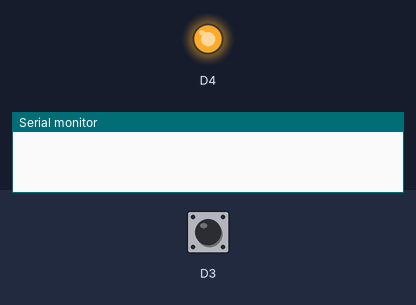
The sketch below on a simulated ESP8266 (NodeMCU). On the bench: output pins drawn as LEDs (lit = HIGH), the last lines printed to the serial monitor. The test bench sets the inputs (shaded band); at power-on: D3 HIGH.

Above: at 1.2 s.
1.3 s: D3 pulled LOW for 3.2 s
At 5.3 s:
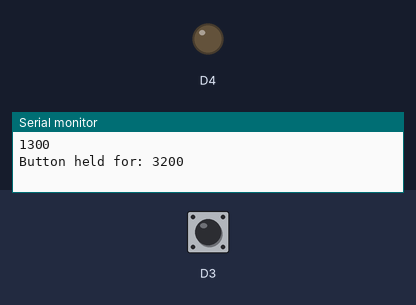
6.0 s: D3 pulled LOW for 0.15 s
At 7.2 s:
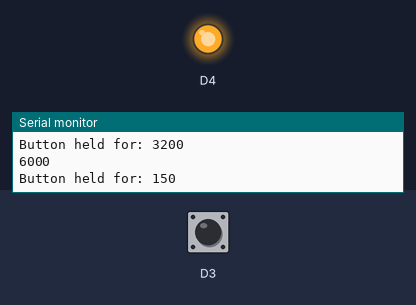
Timing chart, 0 to 9.0 s (numbered marks = the images above; inputs shaded):
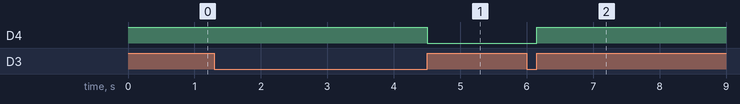

The sketch:

own_code.ino
```cpp
unsigned long startTime = 0; // Stores the time when the button is pressed
bool buttonPressed = false;  // Flag to indicate button press state

void setup() {
  Serial.begin(115200);
  pinMode(0, INPUT_PULLUP);
  pinMode(D4, OUTPUT);
  digitalWrite(D4, HIGH);
}

void loop() {
  int buttonState1 = digitalRead(0);
  int buttonState = 0;
  if(buttonState1 == 1){
    buttonState = 0;
  }else{
    buttonState = 1;
  }

  // Check for button state change (press or release)
  if (buttonState != buttonPressed) {
    if (buttonState == HIGH) {
      // Button pressed
      startTime = millis(); // Start timer on button press
      Serial.println(startTime);
      buttonPressed = true;
    } else {
      // Button released
      unsigned long holdTime = millis() - startTime;
      if (buttonPressed) { // Ensure button was truly pressed before release
        // Do something with the hold time (e.g., print to serial monitor)
        Serial.print("Button held for: ");
        Serial.println(holdTime);
        // Optionally control LED based on hold time
        if (holdTime > 1000) { // Adjust threshold for long press
          digitalWrite(D4,LOW); // Turn on LED for long press
        } else {
          digitalWrite(D4,HIGH); // Turn off LED for short press
        }
      }
      buttonPressed = false; // Reset button press flag
    }
  }

}
```

Measured:
- after the input at 1.3 s, D4: HIGH → LOW after 3.2 s
- after the input at 6.0 s, D4: LOW → HIGH after 0.15 s
